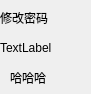
                                        <widget class="QWidget" name="tab_6">
                                            <attribute name="title">
                                                <string>账户信息</string>
                                            </attribute>
                                            <widget class="QLabel" name="label_4">
                                                <property name="geometry">
                                                    <rect>
                                                        <x>0</x>
                                                        <y>10</y>
                                                        <width>60</width>
                                                        <height>16</height>
                                                    </rect>
                                                </property>
                                                <property name="text">
                                                    <string>修改密码</string>
                                                </property>
                                            </widget>
                                            <widget class="QLabel" name="label_9">
                                                <property name="geometry">
                                                    <rect>
                                                        <x>0</x>
                                                        <y>40</y>
                                                        <width>72</width>
                                                        <height>15</height>
                                                    </rect>
                                                </property>
                                                <property name="text">
                                                    <string>TextLabel</string>
                                                </property>
                                            </widget>
                                            <widget class="QLabel" name="label_11">
                                                <property name="geometry">
                                                    <rect>
                                                        <x>10</x>
                                                        <y>70</y>
                                                        <width>72</width>
                                                        <height>15</height>
                                                    </rect>
                                                </property>
                                                <property name="text">
                                                    <string>哈哈哈</string>
                                                </property>
                                            </widget>
                                        </widget>
